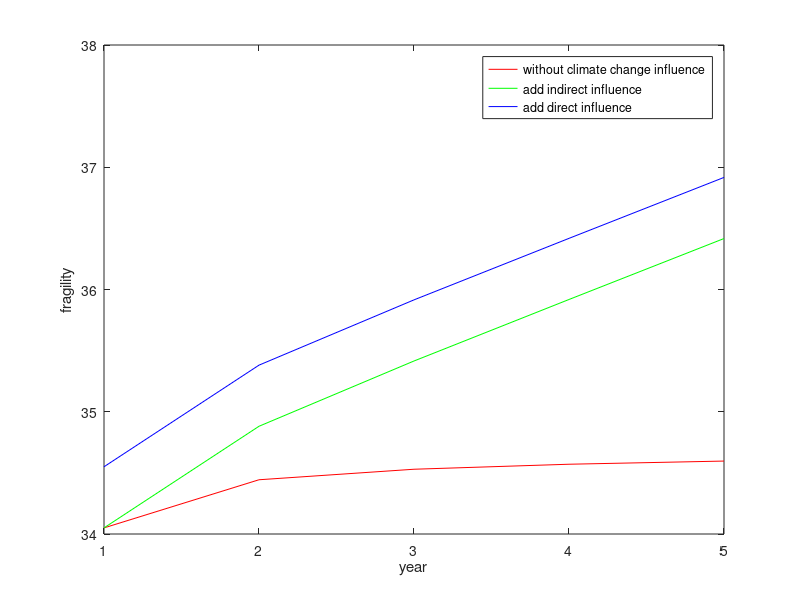

Source code (MATLAB):
%factors1=[7.20; 9.25; 8.45; 10]; %Iraq
%factors1=[9.65; 9.00; 7.80; 9.70]; %Congo
factors1=[9.1; 8.6; 8.65; 7.70]; %Haiti
factors=factors1;
K=[1/2 0 1/3 1/6; 0 2/3 1/6 1/6; 1/2 0 3/8 1/8; 1/4 1/4 1/4 1/4];
KC=[1/8; 0; 1/2; 1/4];
C=0.5;
year=5;
X=zeros(year);
Y1=zeros(year);
Y2=zeros(year);
Y3=zeros(year);

for i=1:year
    X(i)=i;
    Y1(i)=sum(factors);
    factors=K*factors;    
end    
p1=plot(X, Y1, 'r');
hold on

factors=factors1;
for i=1:year
    X(i)=i;
    Y2(i)=sum(factors);
    factors=K*factors+KC*C;    
end    
p2=plot(X, Y2, 'g');
hold on

factors=factors1;
for i=1:year
    X(i)=i;
    Y3(i)=sum(factors)+C;
    factors=K*factors+KC*C;    
end    
p3=plot(X, Y3, 'b');
axis([1 year 34 38]);
hold off
xlabel('year');
ylabel('fragility');
legend([p1(1), p2(2), p3(3)],'without climate change influence','add indirect influence','add direct influence');

